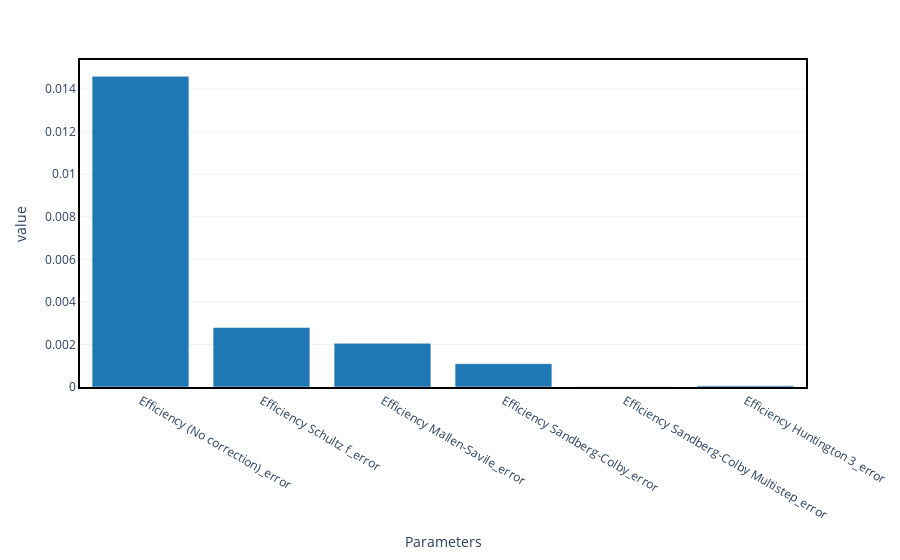

Notebook source saved alongside this figure:
### Markdown cell above
And here we have the mean error for each method:

### Code cell
fig = df.loc[(df.index.str.contains("error"))].mean(axis=1).plot(kind="bar")
fig.update_layout(showlegend=False)
fig

### Figure 1 — Plotly figure (JSON) as saved in the notebook; plotly's stock layout.template omitted (floating-point values rounded to 4 significant figures)
{"data": [{"hovertemplate": "variable=0<br>Parameters=%{x}<br>value=%{y}<extra></extra>", "legendgroup": "0", "marker": {"color": "#1f77b4", "pattern": {"shape": ""}}, "name": "0", "orientation": "v", "showlegend": true, "textposition": "auto", "type": "bar", "x": ["Efficiency (No correction)_error", "Efficiency Schultz f_error", "Efficiency Mallen-Savile_error", "Efficiency Sandberg-Colby_error", "Efficiency Sandberg-Colby Multistep_error", "Efficiency Huntington 3_error"], "xaxis": "x", "y": [0.0146, 0.002797, 0.002055, 0.001097, 1.493e-05, 5.29e-05], "yaxis": "y"}], "layout": {"barmode": "relative", "legend": {"title": {"text": "variable"}, "tracegroupgap": 0}, "margin": {"t": 60}, "showlegend": false, "xaxis": {"anchor": "y", "domain": [0, 1], "title": {"text": "Parameters"}}, "yaxis": {"anchor": "x", "domain": [0, 1], "title": {"text": "value"}}}}
